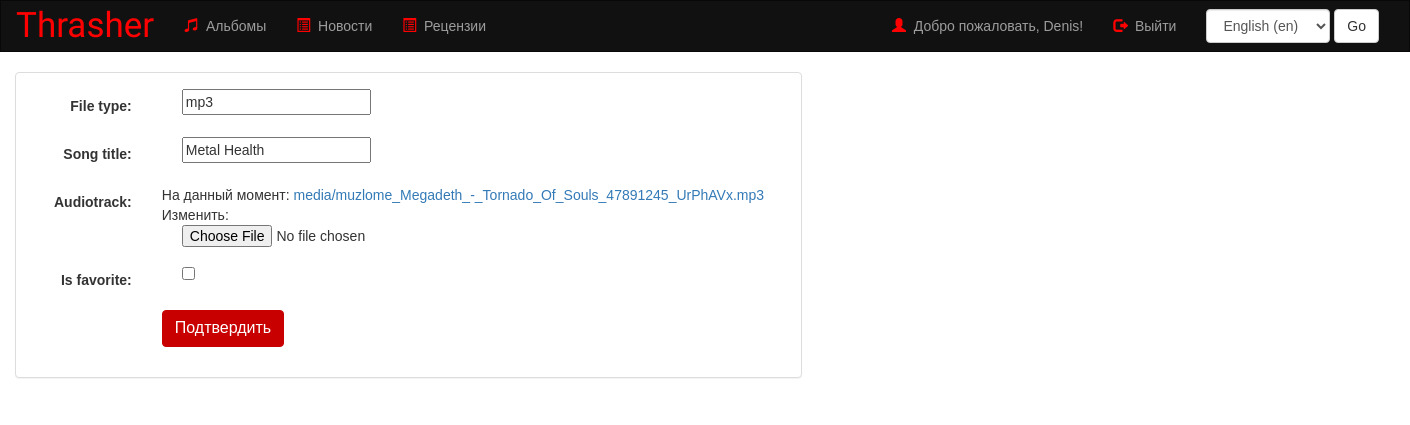
The app's page /music/song/1/ (signed in), older data.
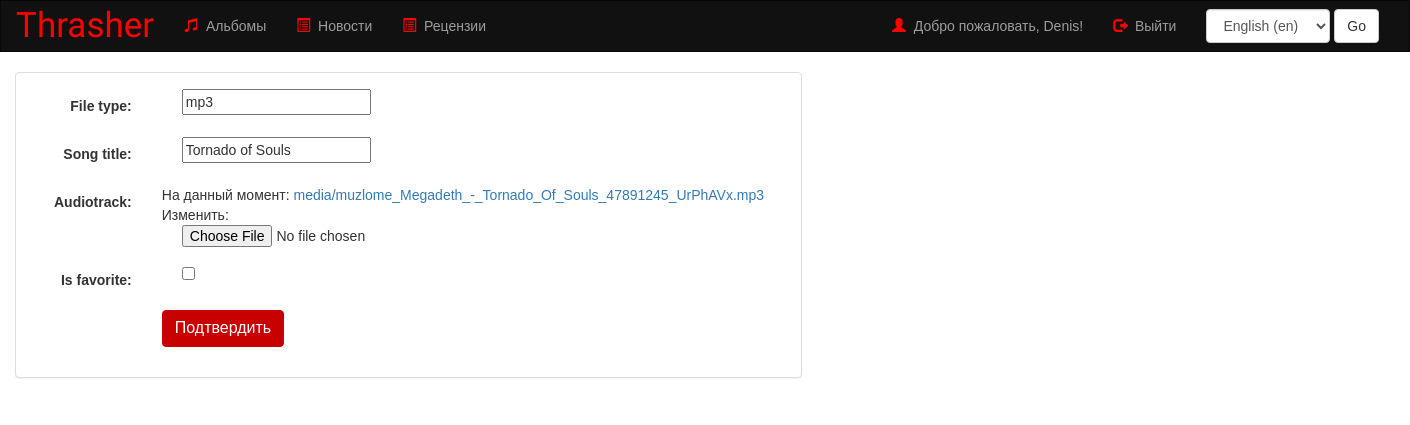
The same page, newer data.
### ThrasherApp/models.py (models this page shows, shortened)
class Song(models.Model):
    album = models.ForeignKey(Album, on_delete=models.CASCADE)
    file_type = models.CharField(max_length=10)
    song_title = models.CharField(max_length=250)
    audiotrack = models.FileField(upload_to='media/')
    is_favorite = models.BooleanField(default=False)

### ThrasherApp/views.py (the view)
# urls.py: path('music/song/<int:pk>/', views.SongUpdate.as_view(), name='song-update'),
class SongUpdate(UpdateView):
    template_name = 'music/album_form.html'
    model = Song
    fields = ['file_type', 'song_title', 'audiotrack', 'is_favorite']

### templates/music/album_form.html (shortened to what this page needs)
{% extends 'music/base.html' %}
{% load i18n %}
{% block body %}
{% if user.is_authenticated %}
<div class="container-fluid">
    <div class="row">
        <div class="col-sm-12 col-md-7">
            <div class="panel panel-default">
                <div class="panel-body">
                    <form class="form-horizontal" action="" method="POST" enctype="multipart/form-data">
                        {% include 'music/form-template.html' %}
                        <div class="form-group">
                            <div class="col-sm-offset-2 col-sm-10">
                                <button type="submit" class="btn btn-success">{% trans 'Подтвердить' %}</button>
                            </div>
                        </div>
                    </form>
                </div>
            </div>
        </div>
    </div>
</div>
{% endif %}
{% endblock %}

### templates/music/form-template.html (shortened to what this page needs)
{% for field in form %}
<div class="form-group">
    <div class="col-sm-offset-2 col-sm-10">
    </div>
    <label class="control-label col-sm-2">{{ field.label_tag }}</label>
    <div class="col-sm-10">{{ field }}</div>
</div>
{% endfor %}

Row changes from the older to the newer data that the page shows:
changed Song "mp3": song_title "Metal Health" → "Tornado of Souls"
